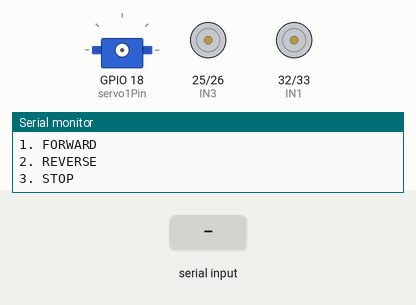
Simulated run of this sketch. Board: ESP32. On the bench: servo, motor-driver pin pairs drawn as motors (green arrow = first pin HIGH = forward, orange = second pin HIGH = backward, longer = more drive), the last lines printed to the serial monitor. Inputs (shaded band) come from the test bench. Nothing arrives over Bluetooth unless stated.

Above: at 1.2 s.
1.3 s: "W" received over the second serial link
4.3 s: "F" received over the second serial link
At 5.0 s:
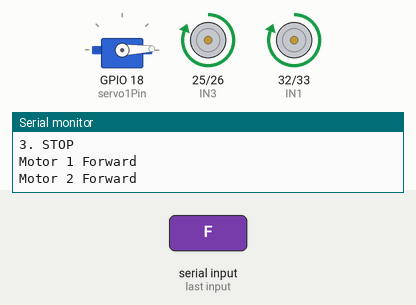
5.8 s: "B" received over the second serial link
At 7.0 s:
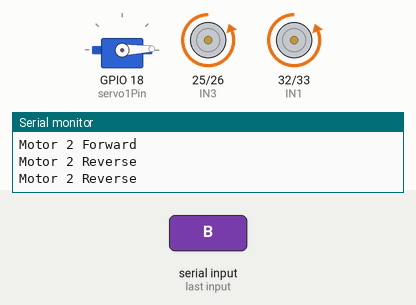
7.3 s: "L" received over the second serial link
At 8.3 s:
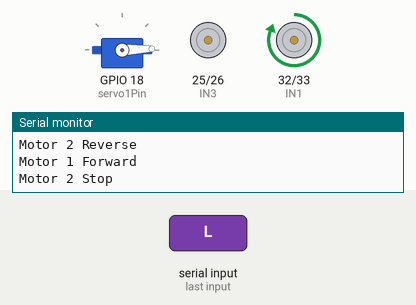
8.8 s: "R" received over the second serial link
At 9.4 s:
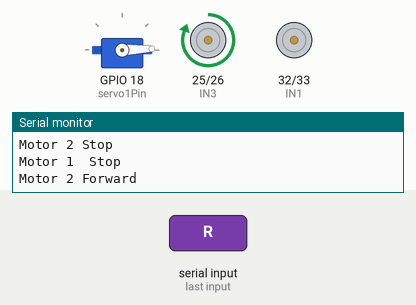
10.3 s: "w" received over the second serial link
Timing chart, 0 to 12.9 s (numbered marks = the images above; inputs shaded):
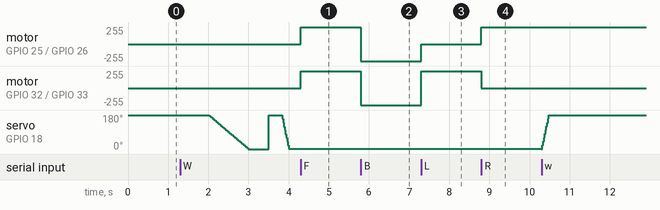

The sketch:

robot_transporter_esp32.ino
```cpp
/*************************************
   Connected pin:
   Nama           ESP32
   Driver Motor   32,33,25,26
   Servo          18
 *************************************/
#include "BluetoothSerial.h"

#if !defined(CONFIG_BT_ENABLED) || !defined(CONFIG_BLUEDROID_ENABLED)
#error Bluetooth is not enabled! Please run `make menuconfig` to and enable it
#endif

BluetoothSerial SerialBT;


#include <ESP32Servo.h>

// create four servo objects
Servo servo1;

int minUs = 1000;
int maxUs = 2000;
int servo1Pin = 18;


int pos = 0;      // position in degrees
ESP32PWM pwm;

int IN1 = 32;
int IN2 = 33;
int IN3 = 25;
int IN4 = 26;

void setup()
{
  pinMode(IN1, OUTPUT);
  pinMode(IN2, OUTPUT);
  pinMode(IN3, OUTPUT);
  pinMode(IN4, OUTPUT);

  // Allow allocation of all timers
  ESP32PWM::allocateTimer(0);
  servo1.setPeriodHertz(50);      // Standard 50hz servo

  Serial.begin(115200);
  SerialBT.begin("ESP32test"); //Bluetooth device name
  Serial.println("The device started, now you can pair it with bluetooth!");
  Serial.println("Enter number for control option:");
  Serial.println("1. FORWARD");
  Serial.println("2. REVERSE");
  Serial.println("3. STOP");
  Serial.println();
}

void loop()
{
  char user_input;

  while (SerialBT.available())
  {
    user_input = SerialBT.read();
//    digitalWrite(IN1, LOW); //OFF
//    digitalWrite(IN2, LOW);

    if (user_input == 'F')
    {
      Forward();
    }
    else if (user_input == 'B')
    {
      Reverse();
    }
        else if (user_input == 'L')
    {
      kanan();
    }
        else if (user_input == 'R')
    {
      kiri();
    }
    else if (user_input == 'S')
    {
      Stop();
    }
    else if (user_input == 'w')
    {
      Servo1();
    }
    else if (user_input == 'W')
    {
      Servo2();
    }
    else
    {
      Serial.println("Invalid option entered.");
    }
  }
}


void Forward()
{
  digitalWrite(IN1, HIGH);
  digitalWrite(IN2, LOW);
  Serial.print("Motor 1 Forward");
  Serial.println();

  digitalWrite(IN3, HIGH);
  digitalWrite(IN4, LOW);
  Serial.println("Motor 2 Forward");
  Serial.println();
}

void Reverse()
{
  digitalWrite(IN1, LOW);
  digitalWrite(IN2, HIGH);
  Serial.print("Motor 2 Reverse");
  Serial.println();

  digitalWrite(IN3, LOW);
  digitalWrite(IN4, HIGH);
  Serial.println("Motor 2 Reverse");
  Serial.println();
}

void Stop()
{
  digitalWrite(IN1, LOW);
  digitalWrite(IN2, LOW);
  Serial.print("Motor 1 Stop");
  Serial.println();

  digitalWrite(IN3, LOW);
  digitalWrite(IN4, LOW);
  Serial.println("Motor 2 Stop");
  Serial.println();

}

void kanan()
{
  digitalWrite(IN1, HIGH);
  digitalWrite(IN2, LOW);
  Serial.print("Motor 1 Forward");
  Serial.println();

  digitalWrite(IN3, LOW);
  digitalWrite(IN4, LOW);
  Serial.println("Motor 2 Stop");
  Serial.println();

}

void kiri()
{
  digitalWrite(IN1, LOW);
  digitalWrite(IN2, LOW);
  Serial.print("Motor 1  Stop");
  Serial.println();

  digitalWrite(IN3, HIGH);
  digitalWrite(IN4, LOW);
  Serial.println("Motor 2 Forward");
  Serial.println();

}

void Servo1 (){
  servo1.attach(servo1Pin, minUs, maxUs);
  for (pos = 0; pos < 270; pos += 1) { // sweep from 0 degrees to 180 degrees
    // in steps of 1 degree
    servo1.write(pos);
    delay(1);             // waits 20ms for the servo to reach the position
  }
 }

void Servo2 (){
  servo1.attach(servo1Pin, minUs, maxUs);
  for (pos = 2700; pos > 1; pos -= 1) { // sweep from 0 degrees to 180 degrees
    // in steps of 1 degree
    servo1.write(pos);
    delay(1);             // waits 20ms for the servo to reach the position
  }
 }
```

Measured:
- after the input at 4.3 s, motor on GPIO 25 (IN3) / GPIO 26 (IN4), motor on GPIO 32 (IN1) / GPIO 33 (IN2): stopped → forward 255/255 at once
- after the input at 5.8 s, motor on GPIO 25 (IN3) / GPIO 26 (IN4), motor on GPIO 32 (IN1) / GPIO 33 (IN2): forward 255/255 → backward 255/255 at once
- after the input at 7.3 s, motor on GPIO 25 (IN3) / GPIO 26 (IN4): backward 255/255 → stopped at once; motor on GPIO 32 (IN1) / GPIO 33 (IN2): backward 255/255 → forward 255/255 at once
- after the input at 8.8 s, motor on GPIO 25 (IN3) / GPIO 26 (IN4): stopped → forward 255/255 at once; motor on GPIO 32 (IN1) / GPIO 33 (IN2): forward 255/255 → stopped at once
